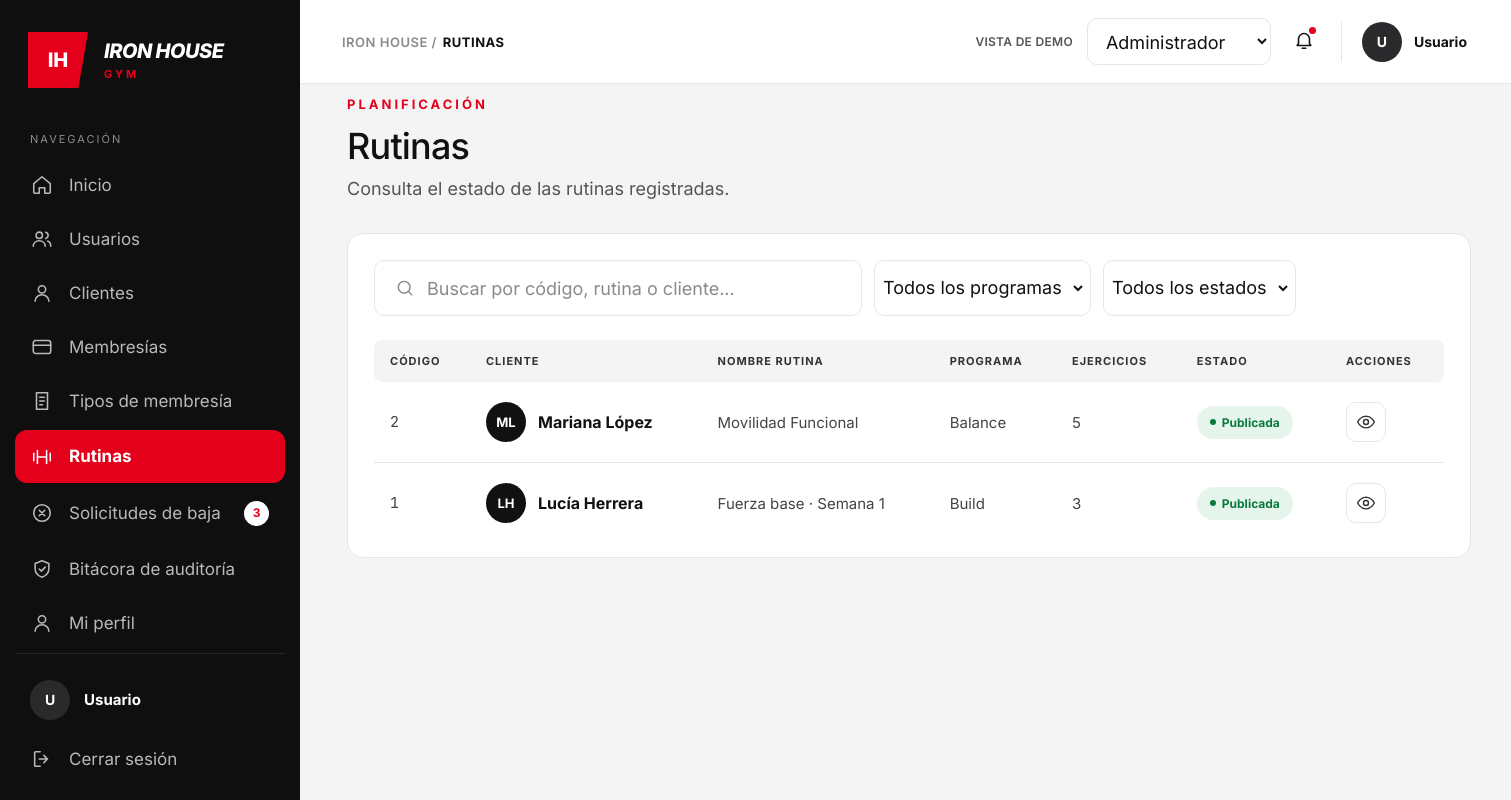
Screenshot of /admin/rutinas.php with the database file from the repository.
### tables this page shows
CREATE TABLE `bitacora` (
  `id_bitacora` int(11) NOT NULL,
  `id_cliente` int(11) NOT NULL,
  `id_entrenador` int(11) NOT NULL,
  `fecha` date NOT NULL DEFAULT curdate(),
  `grupo_muscular` varchar(50) NOT NULL,
  `detalles_rutina` enum('Build','Balance','Burn','Breathe') NOT NULL,
  `observaciones` text DEFAULT NULL,
  `estado` enum('Publicada','Borrador') NOT NULL
);

### admin/rutinas.php (the view, shortened to what this page needs)
<?php
require_once __DIR__ . '/helpers.php';
require_once __DIR__ . '/conexion.php';
$usuario = [
    'nombre' => $_SESSION['nombre_completo'] ?? 'Usuario',
    'rol'    => $_SESSION['rol'] ?? ''
];
$paginaActual = 'rutinas';
$solicitudesBaja = 3;
$menu = [
    'inicio'      => ['Inicio', 'home', 'administrador_panel.php'],
    'usuarios'    => ['Usuarios', 'users', 'usuarios.php'],
    'clientes'    => ['Clientes', 'user', 'clientes.php'],
    'membresias'  => ['Membresías', 'card', 'membresias.php'],
    'tiposd'       => ['Tipos de membresía', 'doc', 'tipos.php'],
    'rutinas'     => ['Rutinas', 'dumbbell', 'rutinas.php'],
    'solicitudes' => ['Solicitudes de baja', 'x-circle', 'solicitudes.php'],
    'bitacora'    => ['Bitácora de auditoría', 'shield', 'bitacora.php'],
    'perfil'      => ['Mi perfil', 'user', 'perfil.php'],
];
$q = trim((string)($_GET['q'] ?? ''));
$rutinas = [];
$errorDb = '';
try {
    $sql = "SELECT
                b.id_bitacora,
                CONCAT(c.nombre, ' ', c.apellido) AS nombre_completo,
                b.grupo_muscular,
                b.detalles_rutina,
                b.observaciones,
                b.estado
            FROM
                bitacora b
            INNER JOIN
                clientes c ON b.id_cliente = c.id_cliente
            WHERE 1=1";
    $sql .= " ORDER BY b.id_bitacora DESC";
    $stmt = mysqli_prepare($cnx, $sql);
    mysqli_stmt_execute($stmt);
    $resultado = mysqli_stmt_get_result($stmt);
    while ($fila = mysqli_fetch_assoc($resultado)) {
        $rutinas[] = $fila;
    }
} catch (Throwable $e) {
    error_log($e->getMessage());
    $errorDb = 'No se pudieron cargar las rutinas.';
}
?>
<!DOCTYPE html>
<html lang="es">
<head>
  <link rel="stylesheet" href="css/style.css">
  <link rel="stylesheet" href="css/usuarios.css">
  <link rel="stylesheet" href="css/modal.css">
</head>
<body>
<div class="layout">
  <aside class="sidebar">
    <div class="brand">
      <div class="brand-mark">IH</div>
      <div class="brand-text">
        <span class="brand-name">IRON HOUSE</span>
        <span class="brand-sub">GYM</span>
      </div>
    </div>
    <p class="nav-title">Navegación</p>
    <nav class="nav">
      <?php foreach ($menu as $clave => [$texto, $ico, $url]): ?>
        <a href="<?= e($url) ?>" class="nav-item <?= $clave === $paginaActual ? 'is-active' : '' ?>">
          <?= icono($ico, 22) ?>
          <span><?= e($texto) ?></span>
          <?php if ($clave === 'solicitudes' && $solicitudesBaja > 0): ?>
            <span class="badge-count"><?= $solicitudesBaja ?></span>
          <?php endif; ?>
        </a>
      <?php endforeach; ?>
    </nav>
    <div class="sidebar-footer">
      <div class="sidebar-user">
        <span class="avatar avatar-dark"><?= e(iniciales($usuario['nombre'])) ?></span>
        <div>
          <strong><?= e($usuario['nombre']) ?></strong>
        </div>
      </div>
      <a href="logout.php" class="nav-item" data-abrir-modal="modal-cerrar-sesion">
        <?= icono('logout', 22) ?><span>Cerrar sesión</span>
      </a>
    </div>
  </aside>
  <div class="main">
    <header class="topbar">
      <div class="breadcrumb"><span>IRON HOUSE /</span> <b>RUTINAS</b></div>
      <div class="topbar-right">
        <span class="demo-label">VISTA DE DEMO</span>
        <select class="role-select" aria-label="Rol de la vista de demo" onchange="redirigir(this)">
          <option value="administrador_panel.php" selected>Administrador</option>
        </select>
        <button class="bell" aria-label="Notificaciones">
          <?= icono('bell', 22) ?><i class="bell-dot"></i>
        </button>
        <div class="user-chip">
          <span class="avatar avatar-dark"><?= e(iniciales($usuario['nombre'])) ?></span>
          <div>
            <strong><?= e($usuario['nombre']) ?></strong>
          </div>
        </div>
      </div>
    </header>
    <main class="content">
      <div class="page-head">
        <div>
          <p class="eyebrow">PLANIFICACIÓN</p>
          <h1>Rutinas</h1>
          <p class="lead lead-tight">Consulta el estado de las rutinas registradas.</p>
        </div>
      </div>
      <section class="panel panel-table">
        <form method="get" class="toolbar">
          <label class="input input-search">
            <?= icono('search', 20) ?>
            <input type="search" name="q" value="<?= e($q) ?>" placeholder="Buscar por código, rutina o cliente...">
          </label>
          <label class="input input-select">
            <select name="detalles_rutina" onchange="this.form.submit()" aria-label="Filtrar por detalles_rutina">
              <option value="">Todos los programas</option>
            </select>
          </label>
          <label class="input input-select">
            <select name="estado" onchange="this.form.submit()" aria-label="Filtrar por estado">
              <option value="">Todos los estados</option>
            </select>
          </label>
        </form>
        <div class="table-wrap">
          <table class="table">
            <thead>
              <tr>
                <th>Código</th>
                <th>Cliente</th>
                <th>Nombre Rutina</th>
                <th>Programa</th>
                <th>Ejercicios</th>
                <th>Estado</th>
                <th>Acciones</th>
              </tr>
            </thead>
            <tbody>
            <?php if ($errorDb !== ''): ?>
              <tr>
                <td colspan="7"><?= e($errorDb) ?></td>
              </tr>
            <?php else: ?>
              <?php foreach ($rutinas as $u): ?>
                <?php
                $id = (int)$u['id_bitacora'];
                $nombreCompleto = (string)$u['nombre_completo'];
                $activo = $u['estado'] === 'Publicada';
                ?>
                <tr>
                  <td class="mono">
                    <?= $id ?>
                  </td>
                  <td>
                    <div class="person">
                      <span class="avatar avatar-md">
                        <?= e(iniciales($nombreCompleto)) ?>
                      </span>
                      <strong><?= e($nombreCompleto) ?></strong>
                    </div>
                  </td>
                  <td class="muted-strong">
                    <?= e($u['grupo_muscular']) ?>
                  </td>
                  <td class="muted-strong">
                    <?= e($u['detalles_rutina']) ?>
                  </td>
                  <td class="muted-strong">
                    <?= e($u['observaciones']) ?>
                  </td>
                  <td>
                    <span class="pill <?= $activo ? 'pill-ok' : 'pill-off' ?>">
                      <i></i>
                      <?= $activo ? 'Publicada' : 'Borrador' ?>
                    </span>
                  </td>
                  <td class="text-center">
                    <div class="row-actions">
                      <a href="rutina-ver.php?id=<?= $id ?>"
                        class="icon-btn"
                        title="Ver detalle">
                        <?= icono('eye', 20) ?>
                      </a>
                    </div>
                  </td>
                </tr>
              <?php endforeach; ?>
            <?php endif; ?>
            </tbody>
          </table>
        </div>
      </section>
    </main>
  </div>
</div>
</body>
</html>

### admin/helpers.php
<?php
function e(string $v): string
{
    return htmlspecialchars($v, ENT_QUOTES, 'UTF-8');
}
function iniciales(string $nombre): string
{
    $partes = preg_split('/\s+/', trim($nombre));
    $ini = '';
    foreach (array_slice($partes, 0, 2) as $p) {
        $ini .= mb_strtoupper(mb_substr($p, 0, 1));
    }
    return $ini;
}
function icono(string $nombre, int $size = 20): string
{
    static $paths = [
        'home'     => '<path d="M3 10.5 12 3l9 7.5V20a1 1 0 0 1-1 1h-5v-6H9v6H4a1 1 0 0 1-1-1z"/>',
        'users'    => '<circle cx="9" cy="8" r="3.5"/><path d="M2.5 20c0-3.6 2.9-6 6.5-6s6.5 2.4 6.5 6"/><path d="M16 4.6a3.5 3.5 0 0 1 0 6.8"/><path d="M18 14.3c2.2.7 3.5 2.6 3.5 5.7"/>',
        'user'     => '<circle cx="12" cy="8" r="4"/><path d="M4.5 21c0-4.2 3.4-7 7.5-7s7.5 2.8 7.5 7"/>',
        'card'     => '<rect x="2.5" y="5" width="19" height="14" rx="2.5"/><path d="M2.5 10h19"/>',
        'doc'      => '<path d="M6 3h12v18H6z"/><path d="M9.5 8h5M9.5 12h5M9.5 16h3"/>',
        'dumbbell' => '<path d="M3 8v8M7 5v14M17 5v14M21 8v8M7 12h10"/>',
        'x-circle' => '<circle cx="12" cy="12" r="9"/><path d="m9 9 6 6M15 9l-6 6"/>',
        'shield'   => '<path d="M12 3 4.5 6v5.5c0 4.5 3 8 7.5 9.5 4.5-1.5 7.5-5 7.5-9.5V6z"/><path d="m9 12 2.3 2.3L15.5 10"/>',
        'logout'   => '<path d="M10 4H5a1 1 0 0 0-1 1v14a1 1 0 0 0 1 1h5"/><path d="M14 8l4 4-4 4M18 12H9"/>',
        'bell'     => '<path d="M6 16V11a6 6 0 1 1 12 0v5l1.5 2h-15z"/><path d="M10 21h4"/>',
        'edit'     => '<path d="M4 20h4L19 9a2.1 2.1 0 0 0-3-3L5 17z"/><path d="m14.5 7.5 3 3"/>',
        'power'    => '<path d="M12 3v8"/><path d="M6.3 6.6a8 8 0 1 0 11.4 0"/>',
        'check-circle' => '<circle cx="12" cy="12" r="9"/><path d="m8.5 12.3 2.4 2.4 4.6-5"/>',
        'key'      => '<circle cx="8" cy="15" r="4"/><path d="m11 12 8.5-8.5M16 7l3 3M14 9l2 2"/>',
        'lock'     => '<rect x="5" y="11" width="14" height="10" rx="2.5"/><path d="M8 11V8a4 4 0 0 1 8 0v3"/>',
        'eye-off'  => '<path d="M3 3l18 18"/><path d="M10.6 5.2A9.7 9.7 0 0 1 12 5c6.4 0 10 7 10 7a17 17 0 0 1-3.2 3.9M6.6 6.6A17 17 0 0 0 2 12s3.6 7 10 7a9.6 9.6 0 0 0 4-.9"/><path d="M9.9 9.9a3 3 0 0 0 4.2 4.2"/>',
        'check'    => '<path d="m5 12.5 4.5 4.5L19 7.5"/>',
        'plus'     => '<path d="M12 5v14M5 12h14"/>',
        'eye'      => '<path d="M2 12s3.6-7 10-7 10 7 10 7-3.6 7-10 7S2 12 2 12z"/><circle cx="12" cy="12" r="3"/>',
        'search'   => '<circle cx="11" cy="11" r="7"/><path d="m20 20-3.5-3.5"/>',
        'trend'    => '<path d="m3 17 6-6 4 4 8-8"/><path d="M15 7h6v6"/>',
        'chevron'  => '<path d="m9 6 6 6-6 6"/>',
        'chevron-down' => '<path d="m6 9 6 6 6-6"/>',
    ];
    $p = $paths[$nombre] ?? '';
    return '<svg class="ico" width="' . $size . '" height="' . $size . '" viewBox="0 0 24 24" fill="none" '
         . 'stroke="currentColor" stroke-width="1.7" stroke-linecap="round" stroke-linejoin="round" aria-hidden="true">'
         . $p . '</svg>';
}

### admin/css/usuarios.css (style rules this page uses)
.panel-table { padding: 26px 26px 14px; }
.toolbar { display: flex; gap: 12px; margin-bottom: 24px; flex-wrap: wrap; }
.toolbar .input { height: 56px; }
.input-search { width: 488px; max-width: 100%; }
.input-select { padding: 0 12px; }
.input-select select { font-size: 18px; padding-right: 8px; }
.table-wrap { overflow-x: auto; }
.table { width: 100%; border-collapse: collapse; min-width: 1060px; }
.table thead th { background: #f4f4f4; text-align: left; font-size: 11px; font-weight: 700; letter-spacing: 1px; text-transform: uppercase; color: #333; padding: 14px 16px; }
.table thead th:first-child { border-radius: 8px 0 0 8px; }
.table thead th:last-child { border-radius: 0 8px 8px 0; }
.table tbody td { padding: 20px 16px; border-bottom: 1px solid var(--line); vertical-align: middle; font-size: 15px; }
.table tbody tr:last-child td { border-bottom: 0; }
.mono { font-family: "JetBrains Mono", ui-monospace, Menlo, Consolas, monospace; font-size: 13px; color: #444; white-space: nowrap; }
.muted-strong { color: #444; }
.person { display: flex; align-items: center; gap: 12px; }
.person strong { font-size: 16px; font-weight: 700; white-space: nowrap; }
.avatar-md { width: 40px; height: 40px; background: #111; font-size: 13px; }
.pill { padding: 9px 13px; font-size: 12px; }
.row-actions { display: flex; align-items: center; gap: 6px; white-space: nowrap; }
.icon-btn { position: relative; width: 40px; height: 40px; display: inline-grid; place-items: center; border: 1px solid var(--line); border-radius: 10px; background: #fff; color: #333; cursor: pointer; font: inherit; padding: 0; transition: background .15s, color .15s, border-color .15s; }

### rows the page displays
bitacora: id_bitacora "2", nombreCompleto "ML", nombreCompleto "Mariana López", grupo_muscular "Movilidad Funcional", detalles_rutina "Balance", observaciones "5", estado "Publicada", $size 20 (drawn)
bitacora: id_bitacora "1", nombreCompleto "LH", nombreCompleto "Lucía Herrera", grupo_muscular "Fuerza base · Semana 1", detalles_rutina "Build", observaciones "3", estado "Publicada", $size 20 (drawn)

### other values shown
$texto "Inicio"
$texto "Usuarios"
$texto "Clientes"
$texto "Membresías"
$texto "Tipos de membresía"
$texto "Rutinas"
$texto "Solicitudes de baja"
$texto "Bitácora de auditoría"
$texto "Mi perfil"
iniciales($usuario['nombre']) "U"
$usuario['nombre'] "Usuario"
